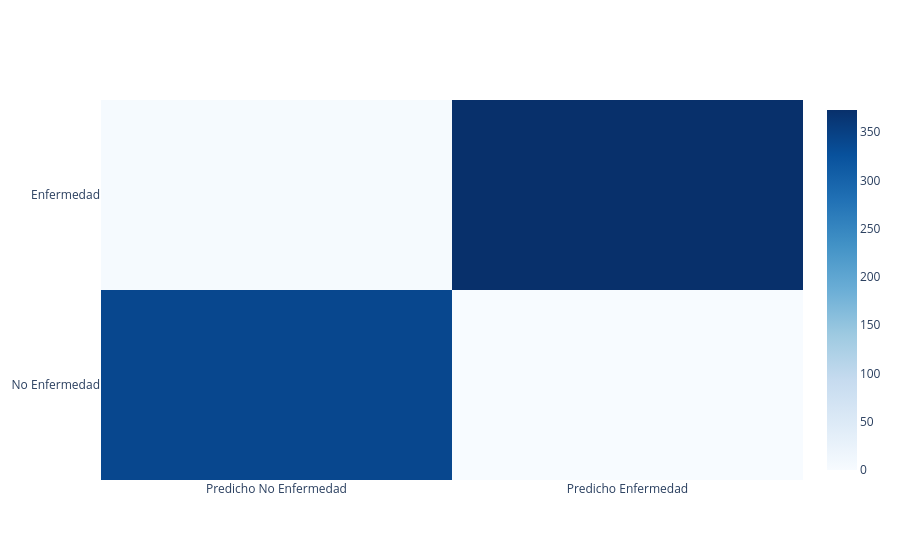

Notebook cell for this chart:
### Markdown cell above
**CONCLUSIÓN:** SE OBSERVA QUE EL MODELO TIENE UN ACCURACY MUY ALTO, LO QUE INDICA QUE EL 99% DE LAS OCASIONES PREDICE MUY BIEN.

### Code cell
# SE PROCEDE A GRAFICAR LA MATRIZ DE CONFUSION PARA EL MODELO KNN CON K=2 EN PLOTLY
from sklearn.metrics import confusion_matrix

cm = confusion_matrix(y_train, y_pred)
cm_df = pd.DataFrame(cm, index=["No Enfermedad", "Enfermedad"], columns=["Predicho No Enfermedad", "Predicho Enfermedad"])
fig_cm = go.Figure(
    data=go.Heatmap(
        z=cm_df.values,
        x=cm_df.columns,
        y=cm_df.index,
        colorscale="Blues",
        showscale=True,
    )
)
fig_cm.show()

### Figure 1 — Plotly figure (JSON) as saved in the notebook; plotly's stock layout.template omitted (floating-point values rounded to 4 significant figures)
{"data": [{"colorscale": [[0, "rgb(247,251,255)"], [0.125, "rgb(222,235,247)"], [0.25, "rgb(198,219,239)"], [0.375, "rgb(158,202,225)"], [0.5, "rgb(107,174,214)"], [0.625, "rgb(66,146,198)"], [0.75, "rgb(33,113,181)"], [0.875, "rgb(8,81,156)"], [1, "rgb(8,48,107)"]], "showscale": true, "type": "heatmap", "x": ["Predicho No Enfermedad", "Predicho Enfermedad"], "y": ["No Enfermedad", "Enfermedad"], "z": [[340, 0], [4, 373]]}], "layout": {}}
